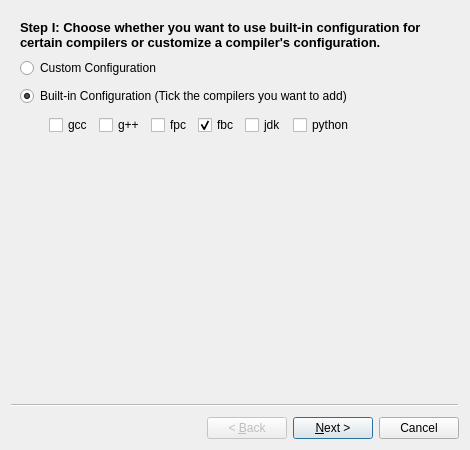
<?xml version="1.0" encoding="UTF-8"?>
<ui version="4.0">
 <class>AddCompilerWizard</class>
 <widget class="QWizard" name="AddCompilerWizard">
  <property name="geometry">
   <rect>
    <x>0</x>
    <y>0</y>
    <width>470</width>
    <height>450</height>
   </rect>
  </property>
  <property name="minimumSize">
   <size>
    <width>470</width>
    <height>450</height>
   </size>
  </property>
  <property name="windowTitle">
   <string>Add Compilers Wizard</string>
  </property>
  <property name="styleSheet">
   <string notr="true">font-size:9pt;</string>
  </property>
  <widget class="QWizardPage" name="selectTypePage">
   <layout class="QVBoxLayout" name="verticalLayout_6">
    <property name="spacing">
     <number>8</number>
    </property>
    <item>
     <widget class="QLabel" name="stepOneLabel">
      <property name="styleSheet">
       <string notr="true">font-size:10pt;font-weight:bold;</string>
      </property>
      <property name="text">
       <string>Step I: Choose whether you want to use built-in configuration for certain compilers or customize a compiler's configuration.</string>
      </property>
      <property name="wordWrap">
       <bool>true</bool>
      </property>
     </widget>
    </item>
    <item>
     <layout class="QHBoxLayout" name="horizontalLayout_12">
      <item>
       <layout class="QVBoxLayout" name="verticalLayout_3">
        <property name="spacing">
         <number>8</number>
        </property>
        <item>
         <widget class="QRadioButton" name="customRadioButton">
          <property name="styleSheet">
           <string notr="true">font-size:9pt;</string>
          </property>
          <property name="text">
           <string>Custom Configuration</string>
          </property>
         </widget>
        </item>
        <item>
         <layout class="QVBoxLayout" name="verticalLayout">
          <property name="spacing">
           <number>0</number>
          </property>
          <item>
           <widget class="QRadioButton" name="builtinRadioButton">
            <property name="styleSheet">
             <string notr="true">font-size:9pt;</string>
            </property>
            <property name="text">
             <string>Built-in Configuration (Tick the compilers you want to add)</string>
            </property>
            <property name="checked">
             <bool>true</bool>
            </property>
           </widget>
          </item>
          <item>
           <layout class="QHBoxLayout" name="horizontalLayout_2">
            <item>
             <spacer name="horizontalSpacer">
              <property name="orientation">
               <enum>Qt::Horizontal</enum>
              </property>
              <property name="sizeType">
               <enum>QSizePolicy::Fixed</enum>
              </property>
              <property name="sizeHint" stdset="0">
               <size>
                <width>20</width>
                <height>20</height>
               </size>
              </property>
             </spacer>
            </item>
            <item>
             <widget class="QFrame" name="compilersCollection">
              <property name="sizePolicy">
               <sizepolicy hsizetype="Preferred" vsizetype="Fixed">
                <horstretch>0</horstretch>
                <verstretch>0</verstretch>
               </sizepolicy>
              </property>
              <layout class="QHBoxLayout" name="horizontalLayout">
               <item>
                <widget class="QCheckBox" name="gccCheck">
                 <property name="styleSheet">
                  <string notr="true">font-size:9pt;</string>
                 </property>
                 <property name="text">
                  <string notr="true">gcc</string>
                 </property>
                </widget>
               </item>
               <item>
                <widget class="QCheckBox" name="gppCheck">
                 <property name="styleSheet">
                  <string notr="true">font-size:9pt;</string>
                 </property>
                 <property name="text">
                  <string notr="true">g++</string>
                 </property>
                </widget>
               </item>
               <item>
                <widget class="QCheckBox" name="fpcCheck">
                 <property name="styleSheet">
                  <string notr="true">font-size:9pt;</string>
                 </property>
                 <property name="text">
                  <string notr="true">fpc</string>
                 </property>
                </widget>
               </item>
               <item>
                <widget class="QCheckBox" name="fbcCheck">
                 <property name="styleSheet">
                  <string notr="true">font-size:9pt;</string>
                 </property>
                 <property name="text">
                  <string notr="true">fbc</string>
                 </property>
                 <property name="checked">
                  <bool>true</bool>
                 </property>
                </widget>
               </item>
               <item>
                <widget class="QCheckBox" name="jdkCheck">
                 <property name="styleSheet">
                  <string notr="true">font-size:9pt;</string>
                 </property>
                 <property name="text">
                  <string notr="true">jdk</string>
                 </property>
                </widget>
               </item>
               <item>
                <widget class="QCheckBox" name="pythonCheck">
                 <property name="styleSheet">
                  <string notr="true">font-size:9pt;</string>
                 </property>
                 <property name="text">
                  <string notr="true">python</string>
                 </property>
                </widget>
               </item>
              </layout>
             </widget>
            </item>
           </layout>
          </item>
         </layout>
        </item>
       </layout>
      </item>
      <item>
       <spacer name="horizontalSpacer_2">
        <property name="orientation">
         <enum>Qt::Horizontal</enum>
        </property>
        <property name="sizeHint" stdset="0">
         <size>
          <width>40</width>
          <height>20</height>
         </size>
        </property>
       </spacer>
      </item>
     </layout>
    </item>
    <item>
     <spacer name="verticalSpacer">
      <property name="orientation">
       <enum>Qt::Vertical</enum>
      </property>
      <property name="sizeHint" stdset="0">
       <size>
        <width>20</width>
        <height>26</height>
       </size>
      </property>
     </spacer>
    </item>
   </layout>
  </widget>
  <widget class="QWizardPage" name="customPage">
   <layout class="QVBoxLayout" name="verticalLayout_4">
    <property name="spacing">
     <number>9</number>
    </property>
    <item>
     <widget class="QLabel" name="stepTwoLabel">
      <property name="styleSheet">
       <string notr="true">font-size:10pt;font-weight:bold;</string>
      </property>
      <property name="text">
       <string>Step II: Select compiler's location to configure it.</string>
      </property>
      <property name="wordWrap">
       <bool>true</bool>
      </property>
     </widget>
    </item>
    <item>
     <layout class="QGridLayout" name="gridLayout_3">
      <property name="horizontalSpacing">
       <number>10</number>
      </property>
      <property name="verticalSpacing">
       <number>9</number>
      </property>
      <item row="0" column="0">
       <widget class="QLabel" name="compilerNameLabel">
        <property name="styleSheet">
         <string notr="true">font-size:9pt;</string>
        </property>
        <property name="text">
         <string>Compiler Name</string>
        </property>
       </widget>
      </item>
      <item row="0" column="1">
       <widget class="QLineEdit" name="compilerName">
        <property name="minimumSize">
         <size>
          <width>61</width>
          <height>20</height>
         </size>
        </property>
        <property name="maximumSize">
         <size>
          <width>150</width>
          <height>20</height>
         </size>
        </property>
        <property name="styleSheet">
         <string notr="true">font-size:9pt;</string>
        </property>
       </widget>
      </item>
      <item row="1" column="0">
       <widget class="QLabel" name="compilerTypeLabel">
        <property name="styleSheet">
         <string notr="true">font-size:9pt;</string>
        </property>
        <property name="text">
         <string>Compiler Type</string>
        </property>
       </widget>
      </item>
      <item row="1" column="1" colspan="2">
       <widget class="QComboBox" name="typeSelect">
        <property name="minimumSize">
         <size>
          <width>211</width>
          <height>20</height>
         </size>
        </property>
        <property name="styleSheet">
         <string notr="true">font-size:9pt;</string>
        </property>
        <item>
         <property name="text">
          <string>Typical (Generate executable file)</string>
         </property>
        </item>
        <item>
         <property name="text">
          <string>Interpretive (Generate byte-code file)</string>
         </property>
        </item>
        <item>
         <property name="text">
          <string>Interpretive (Run source code directly)</string>
         </property>
        </item>
       </widget>
      </item>
      <item row="2" column="0">
       <widget class="QLabel" name="compilerLocationLabel">
        <property name="styleSheet">
         <string notr="true">font-size:9pt;</string>
        </property>
        <property name="text">
         <string>Compiler's Location</string>
        </property>
       </widget>
      </item>
      <item row="2" column="1">
       <widget class="QLineEdit" name="compilerLocation">
        <property name="styleSheet">
         <string notr="true">font-size:9pt;</string>
        </property>
       </widget>
      </item>
      <item row="2" column="2">
       <widget class="QToolButton" name="compilerSelectButton">
        <property name="styleSheet">
         <string notr="true">font-size:9pt;</string>
        </property>
        <property name="text">
         <string notr="true">...</string>
        </property>
       </widget>
      </item>
      <item row="3" column="0">
       <widget class="QLabel" name="interpreterLocationLabel">
        <property name="enabled">
         <bool>false</bool>
        </property>
        <property name="styleSheet">
         <string notr="true">font-size:9pt;</string>
        </property>
        <property name="text">
         <string>Interpreter's Location</string>
        </property>
       </widget>
      </item>
      <item row="3" column="1">
       <widget class="QLineEdit" name="interpreterLocation">
        <property name="enabled">
         <bool>false</bool>
        </property>
        <property name="styleSheet">
         <string notr="true">font-size:9pt;</string>
        </property>
       </widget>
      </item>
      <item row="3" column="2">
       <widget class="QToolButton" name="interpreterSelectButton">
        <property name="enabled">
         <bool>false</bool>
        </property>
        <property name="styleSheet">
         <string notr="true">font-size:9pt;</string>
        </property>
        <property name="text">
         <string notr="true">...</string>
        </property>
       </widget>
      </item>
      <item row="4" column="0">
       <widget class="QLabel" name="sourceFileExtensionsLabel">
        <property name="styleSheet">
         <string notr="true">font-size:9pt;</string>
        </property>
        <property name="text">
         <string>Source File Extensions</string>
        </property>
       </widget>
      </item>
      <item row="4" column="1">
       <widget class="QLineEdit" name="sourceFileExtensions">
        <property name="minimumSize">
         <size>
          <width>61</width>
          <height>0</height>
         </size>
        </property>
        <property name="maximumSize">
         <size>
          <width>81</width>
          <height>16777215</height>
         </size>
        </property>
        <property name="styleSheet">
         <string notr="true">font-size:9pt;</string>
        </property>
       </widget>
      </item>
      <item row="5" column="0">
       <widget class="QLabel" name="bytecodeFileExtensionsLabel">
        <property name="enabled">
         <bool>false</bool>
        </property>
        <property name="styleSheet">
         <string notr="true">font-size:9pt;</string>
        </property>
        <property name="text">
         <string>Byte-code File Extensions</string>
        </property>
       </widget>
      </item>
      <item row="5" column="1">
       <widget class="QLineEdit" name="bytecodeFileExtensions">
        <property name="enabled">
         <bool>false</bool>
        </property>
        <property name="minimumSize">
         <size>
          <width>61</width>
          <height>0</height>
         </size>
        </property>
        <property name="maximumSize">
         <size>
          <width>81</width>
          <height>16777215</height>
         </size>
        </property>
        <property name="styleSheet">
         <string notr="true">font-size:9pt;</string>
        </property>
       </widget>
      </item>
      <item row="6" column="0">
       <widget class="QLabel" name="defaultCompilerArgumentsLabel">
        <property name="styleSheet">
         <string notr="true">font-size:9pt;</string>
        </property>
        <property name="text">
         <string>Default Compiler's Arguments</string>
        </property>
       </widget>
      </item>
      <item row="6" column="1" colspan="2">
       <widget class="QLineEdit" name="defaultCompilerArguments">
        <property name="styleSheet">
         <string notr="true">font-size:9pt;</string>
        </property>
       </widget>
      </item>
      <item row="7" column="0">
       <widget class="QLabel" name="defaultInterpreterArgumentsLabel">
        <property name="enabled">
         <bool>false</bool>
        </property>
        <property name="styleSheet">
         <string notr="true">font-size:9pt;</string>
        </property>
        <property name="text">
         <string>Default Interpreter's Arguments</string>
        </property>
       </widget>
      </item>
      <item row="7" column="1" colspan="2">
       <widget class="QLineEdit" name="defaultInterpreterArguments">
        <property name="enabled">
         <bool>false</bool>
        </property>
        <property name="styleSheet">
         <string notr="true">font-size:9pt;</string>
        </property>
       </widget>
      </item>
     </layout>
    </item>
    <item>
     <spacer name="verticalSpacer_3">
      <property name="orientation">
       <enum>Qt::Vertical</enum>
      </property>
      <property name="sizeHint" stdset="0">
       <size>
        <width>20</width>
        <height>110</height>
       </size>
      </property>
     </spacer>
    </item>
   </layout>
  </widget>
  <widget class="QWizardPage" name="builtinCompilersPage">
   <layout class="QVBoxLayout" name="verticalLayout_12">
    <property name="spacing">
     <number>8</number>
    </property>
    <item>
     <widget class="QLabel" name="stepTwoLabel_2">
      <property name="styleSheet">
       <string notr="true">font-size:10pt;font-weight:bold;</string>
      </property>
      <property name="text">
       <string>Step II: Select compilers' locations to configure them.</string>
      </property>
      <property name="wordWrap">
       <bool>true</bool>
      </property>
     </widget>
    </item>
    <item>
     <layout class="QGridLayout" name="gridLayout">
      <property name="spacing">
       <number>9</number>
      </property>
      <item row="0" column="0">
       <widget class="QGroupBox" name="gccGroupBox">
        <property name="sizePolicy">
         <sizepolicy hsizetype="Expanding" vsizetype="Fixed">
          <horstretch>1</horstretch>
          <verstretch>0</verstretch>
         </sizepolicy>
        </property>
        <property name="styleSheet">
         <string notr="true">font-size:9pt;</string>
        </property>
        <property name="title">
         <string notr="true">gcc</string>
        </property>
        <layout class="QVBoxLayout" name="verticalLayout_2">
         <item>
          <layout class="QHBoxLayout" name="horizontalLayout_3">
           <property name="spacing">
            <number>8</number>
           </property>
           <item>
            <widget class="QLineEdit" name="gccPath"/>
           </item>
           <item>
            <widget class="QToolButton" name="gccSelectButton">
             <property name="text">
              <string notr="true">...</string>
             </property>
            </widget>
           </item>
          </layout>
         </item>
         <item>
          <widget class="QCheckBox" name="gccO2Check">
           <property name="styleSheet">
            <string notr="true">font-size:9pt;</string>
           </property>
           <property name="text">
            <string>Enable O2 Optimization</string>
           </property>
          </widget>
         </item>
        </layout>
       </widget>
      </item>
      <item row="0" column="1">
       <widget class="QGroupBox" name="gppGroupBox">
        <property name="sizePolicy">
         <sizepolicy hsizetype="Expanding" vsizetype="Fixed">
          <horstretch>1</horstretch>
          <verstretch>0</verstretch>
         </sizepolicy>
        </property>
        <property name="maximumSize">
         <size>
          <width>16777215</width>
          <height>100</height>
         </size>
        </property>
        <property name="styleSheet">
         <string notr="true">font-size:9pt;</string>
        </property>
        <property name="title">
         <string notr="true">g++</string>
        </property>
        <layout class="QVBoxLayout" name="verticalLayout_7">
         <item>
          <layout class="QHBoxLayout" name="horizontalLayout_9">
           <property name="spacing">
            <number>8</number>
           </property>
           <item>
            <widget class="QLineEdit" name="gppPath"/>
           </item>
           <item>
            <widget class="QToolButton" name="gppSelectButton">
             <property name="text">
              <string notr="true">...</string>
             </property>
            </widget>
           </item>
          </layout>
         </item>
         <item>
          <widget class="QCheckBox" name="gppO2Check">
           <property name="styleSheet">
            <string notr="true">font-size:9pt;</string>
           </property>
           <property name="text">
            <string>Enable O2 Optimization</string>
           </property>
          </widget>
         </item>
        </layout>
       </widget>
      </item>
      <item row="1" column="0">
       <widget class="QGroupBox" name="fpcGroupBox">
        <property name="sizePolicy">
         <sizepolicy hsizetype="Expanding" vsizetype="Fixed">
          <horstretch>1</horstretch>
          <verstretch>0</verstretch>
         </sizepolicy>
        </property>
        <property name="styleSheet">
         <string notr="true">font-size:9pt;</string>
        </property>
        <property name="title">
         <string notr="true">fpc</string>
        </property>
        <layout class="QVBoxLayout" name="verticalLayout_8">
         <item>
          <layout class="QHBoxLayout" name="horizontalLayout_10">
           <property name="spacing">
            <number>8</number>
           </property>
           <item>
            <widget class="QLineEdit" name="fpcPath"/>
           </item>
           <item>
            <widget class="QToolButton" name="fpcSelectButton">
             <property name="text">
              <string notr="true">...</string>
             </property>
            </widget>
           </item>
          </layout>
         </item>
         <item>
          <widget class="QCheckBox" name="fpcO2Check">
           <property name="styleSheet">
            <string notr="true">font-size:9pt;</string>
           </property>
           <property name="text">
            <string>Enable O2 Optimization</string>
           </property>
          </widget>
         </item>
        </layout>
       </widget>
      </item>
      <item row="1" column="1">
       <widget class="QGroupBox" name="fbcGroupBox">
        <property name="enabled">
         <bool>false</bool>
        </property>
        <property name="sizePolicy">
         <sizepolicy hsizetype="Expanding" vsizetype="Fixed">
          <horstretch>1</horstretch>
          <verstretch>0</verstretch>
         </sizepolicy>
        </property>
        <property name="styleSheet">
         <string notr="true">font-size:9pt;</string>
        </property>
        <property name="title">
         <string notr="true">fbc</string>
        </property>
        <layout class="QVBoxLayout" name="verticalLayout_9">
         <item>
          <layout class="QHBoxLayout" name="horizontalLayout_11">
           <property name="spacing">
            <number>8</number>
           </property>
           <item>
            <widget class="QLineEdit" name="fbcPath"/>
           </item>
           <item>
            <widget class="QToolButton" name="fbcSelectButton">
             <property name="text">
              <string notr="true">...</string>
             </property>
            </widget>
           </item>
          </layout>
         </item>
         <item>
          <spacer name="verticalSpacer_2">
           <property name="orientation">
            <enum>Qt::Vertical</enum>
           </property>
           <property name="sizeHint" stdset="0">
            <size>
             <width>20</width>
             <height>16</height>
            </size>
           </property>
          </spacer>
         </item>
        </layout>
       </widget>
      </item>
      <item row="2" column="0">
       <widget class="QGroupBox" name="javaGroupBox">
        <property name="enabled">
         <bool>false</bool>
        </property>
        <property name="sizePolicy">
         <sizepolicy hsizetype="Expanding" vsizetype="Fixed">
          <horstretch>1</horstretch>
          <verstretch>0</verstretch>
         </sizepolicy>
        </property>
        <property name="styleSheet">
         <string notr="true">font-size:9pt;</string>
        </property>
        <property name="title">
         <string notr="true">Java</string>
        </property>
        <layout class="QVBoxLayout" name="verticalLayout_10">
         <item>
          <layout class="QGridLayout" name="gridLayout_2">
           <property name="horizontalSpacing">
            <number>8</number>
           </property>
           <item row="0" column="0">
            <widget class="QLabel" name="label">
             <property name="styleSheet">
              <string notr="true">font-size:9pt;</string>
             </property>
             <property name="text">
              <string notr="true">javac</string>
             </property>
            </widget>
           </item>
           <item row="0" column="1">
            <widget class="QLineEdit" name="javacPath"/>
           </item>
           <item row="0" column="2">
            <widget class="QToolButton" name="javacSelectButton">
             <property name="text">
              <string notr="true">...</string>
             </property>
            </widget>
           </item>
           <item row="1" column="0">
            <widget class="QLabel" name="label_2">
             <property name="styleSheet">
              <string notr="true">font-size:9pt;</string>
             </property>
             <property name="text">
              <string notr="true">java</string>
             </property>
            </widget>
           </item>
           <item row="1" column="1">
            <widget class="QLineEdit" name="javaPath"/>
           </item>
           <item row="1" column="2">
            <widget class="QToolButton" name="javaSelectButton">
             <property name="text">
              <string notr="true">...</string>
             </property>
            </widget>
           </item>
          </layout>
         </item>
         <item>
          <layout class="QHBoxLayout" name="horizontalLayout_13">
           <property name="spacing">
            <number>8</number>
           </property>
           <item>
            <widget class="QLabel" name="javaMemoryLimitLabel">
             <property name="styleSheet">
              <string notr="true">font-size:9pt;</string>
             </property>
             <property name="text">
              <string>Memory Limit</string>
             </property>
            </widget>
           </item>
           <item>
            <widget class="QLineEdit" name="javaMemoryLimit">
             <property name="minimumSize">
              <size>
               <width>50</width>
               <height>0</height>
              </size>
             </property>
             <property name="maximumSize">
              <size>
               <width>50</width>
               <height>16777215</height>
              </size>
             </property>
             <property name="text">
              <string notr="true">512</string>
             </property>
            </widget>
           </item>
           <item>
            <widget class="QLabel" name="javaMbLabel">
             <property name="styleSheet">
              <string notr="true">font-size:9pt;</string>
             </property>
             <property name="text">
              <string>MB</string>
             </property>
            </widget>
           </item>
           <item>
            <spacer name="horizontalSpacer_3">
             <property name="orientation">
              <enum>Qt::Horizontal</enum>
             </property>
             <property name="sizeHint" stdset="0">
              <size>
               <width>40</width>
               <height>20</height>
              </size>
             </property>
            </spacer>
           </item>
          </layout>
         </item>
        </layout>
       </widget>
      </item>
      <item row="2" column="1">
       <widget class="QGroupBox" name="pythonGroupBox">
        <property name="enabled">
         <bool>false</bool>
        </property>
        <property name="sizePolicy">
         <sizepolicy hsizetype="Expanding" vsizetype="Fixed">
          <horstretch>1</horstretch>
          <verstretch>0</verstretch>
         </sizepolicy>
        </property>
        <property name="styleSheet">
         <string notr="true">font-size:9pt;</string>
        </property>
        <property name="title">
         <string notr="true">Python</string>
        </property>
        <layout class="QVBoxLayout" name="verticalLayout_11">
         <item>
          <layout class="QHBoxLayout" name="horizontalLayout_14">
           <property name="spacing">
            <number>8</number>
           </property>
           <item>
            <widget class="QLineEdit" name="pythonPath"/>
           </item>
           <item>
            <widget class="QToolButton" name="pythonSelectButton">
             <property name="text">
              <string notr="true">...</string>
             </property>
            </widget>
           </item>
          </layout>
         </item>
         <item>
          <widget class="QCheckBox" name="pythonBytecodeCheck">
           <property name="styleSheet">
            <string notr="true">font-size:9pt;</string>
           </property>
           <property name="text">
            <string>Generate Optimized Byte-code</string>
           </property>
          </widget>
         </item>
         <item>
          <spacer name="verticalSpacer_6">
           <property name="orientation">
            <enum>Qt::Vertical</enum>
           </property>
           <property name="sizeHint" stdset="0">
            <size>
             <width>20</width>
             <height>23</height>
            </size>
           </property>
          </spacer>
         </item>
        </layout>
       </widget>
      </item>
     </layout>
    </item>
    <item>
     <spacer name="verticalSpacer_7">
      <property name="orientation">
       <enum>Qt::Vertical</enum>
      </property>
      <property name="sizeHint" stdset="0">
       <size>
        <width>20</width>
        <height>17</height>
       </size>
      </property>
     </spacer>
    </item>
   </layout>
  </widget>
  <widget class="QWizardPage" name="finishPage">
   <layout class="QVBoxLayout" name="verticalLayout_5">
    <property name="spacing">
     <number>10</number>
    </property>
    <item>
     <widget class="QLabel" name="stepThreeLabel">
      <property name="styleSheet">
       <string notr="true">font-size:10pt;font-weight:bold;</string>
      </property>
      <property name="text">
       <string>Step III: Check the result and finish the wizard.</string>
      </property>
      <property name="wordWrap">
       <bool>true</bool>
      </property>
     </widget>
    </item>
    <item>
     <widget class="QPlainTextEdit" name="logViewer">
      <property name="minimumSize">
       <size>
        <width>310</width>
        <height>220</height>
       </size>
      </property>
      <property name="styleSheet">
       <string notr="true">font-size:10pt;</string>
      </property>
      <property name="textInteractionFlags">
       <set>Qt::TextSelectableByKeyboard|Qt::TextSelectableByMouse</set>
      </property>
     </widget>
    </item>
   </layout>
  </widget>
 </widget>
 <resources/>
 <connections>
  <connection>
   <sender>builtinRadioButton</sender>
   <signal>toggled(bool)</signal>
   <receiver>compilersCollection</receiver>
   <slot>setVisible(bool)</slot>
   <hints>
    <hint type="sourcelabel">
     <x>79</x>
     <y>105</y>
    </hint>
    <hint type="destinationlabel">
     <x>134</x>
     <y>149</y>
    </hint>
   </hints>
  </connection>
  <connection>
   <sender>gccCheck</sender>
   <signal>toggled(bool)</signal>
   <receiver>gccGroupBox</receiver>
   <slot>setEnabled(bool)</slot>
   <hints>
    <hint type="sourcelabel">
     <x>68</x>
     <y>114</y>
    </hint>
    <hint type="destinationlabel">
     <x>116</x>
     <y>74</y>
    </hint>
   </hints>
  </connection>
  <connection>
   <sender>gppCheck</sender>
   <signal>toggled(bool)</signal>
   <receiver>gppGroupBox</receiver>
   <slot>setEnabled(bool)</slot>
   <hints>
    <hint type="sourcelabel">
     <x>118</x>
     <y>114</y>
    </hint>
    <hint type="destinationlabel">
     <x>339</x>
     <y>74</y>
    </hint>
   </hints>
  </connection>
  <connection>
   <sender>fpcCheck</sender>
   <signal>toggled(bool)</signal>
   <receiver>fpcGroupBox</receiver>
   <slot>setEnabled(bool)</slot>
   <hints>
    <hint type="sourcelabel">
     <x>167</x>
     <y>114</y>
    </hint>
    <hint type="destinationlabel">
     <x>116</x>
     <y>164</y>
    </hint>
   </hints>
  </connection>
  <connection>
   <sender>fbcCheck</sender>
   <signal>toggled(bool)</signal>
   <receiver>fbcGroupBox</receiver>
   <slot>setEnabled(bool)</slot>
   <hints>
    <hint type="sourcelabel">
     <x>214</x>
     <y>114</y>
    </hint>
    <hint type="destinationlabel">
     <x>339</x>
     <y>164</y>
    </hint>
   </hints>
  </connection>
  <connection>
   <sender>jdkCheck</sender>
   <signal>toggled(bool)</signal>
   <receiver>javaGroupBox</receiver>
   <slot>setEnabled(bool)</slot>
   <hints>
    <hint type="sourcelabel">
     <x>262</x>
     <y>114</y>
    </hint>
    <hint type="destinationlabel">
     <x>116</x>
     <y>268</y>
    </hint>
   </hints>
  </connection>
  <connection>
   <sender>pythonCheck</sender>
   <signal>toggled(bool)</signal>
   <receiver>pythonGroupBox</receiver>
   <slot>setEnabled(bool)</slot>
   <hints>
    <hint type="sourcelabel">
     <x>317</x>
     <y>114</y>
    </hint>
    <hint type="destinationlabel">
     <x>339</x>
     <y>269</y>
    </hint>
   </hints>
  </connection>
 </connections>
</ui>
